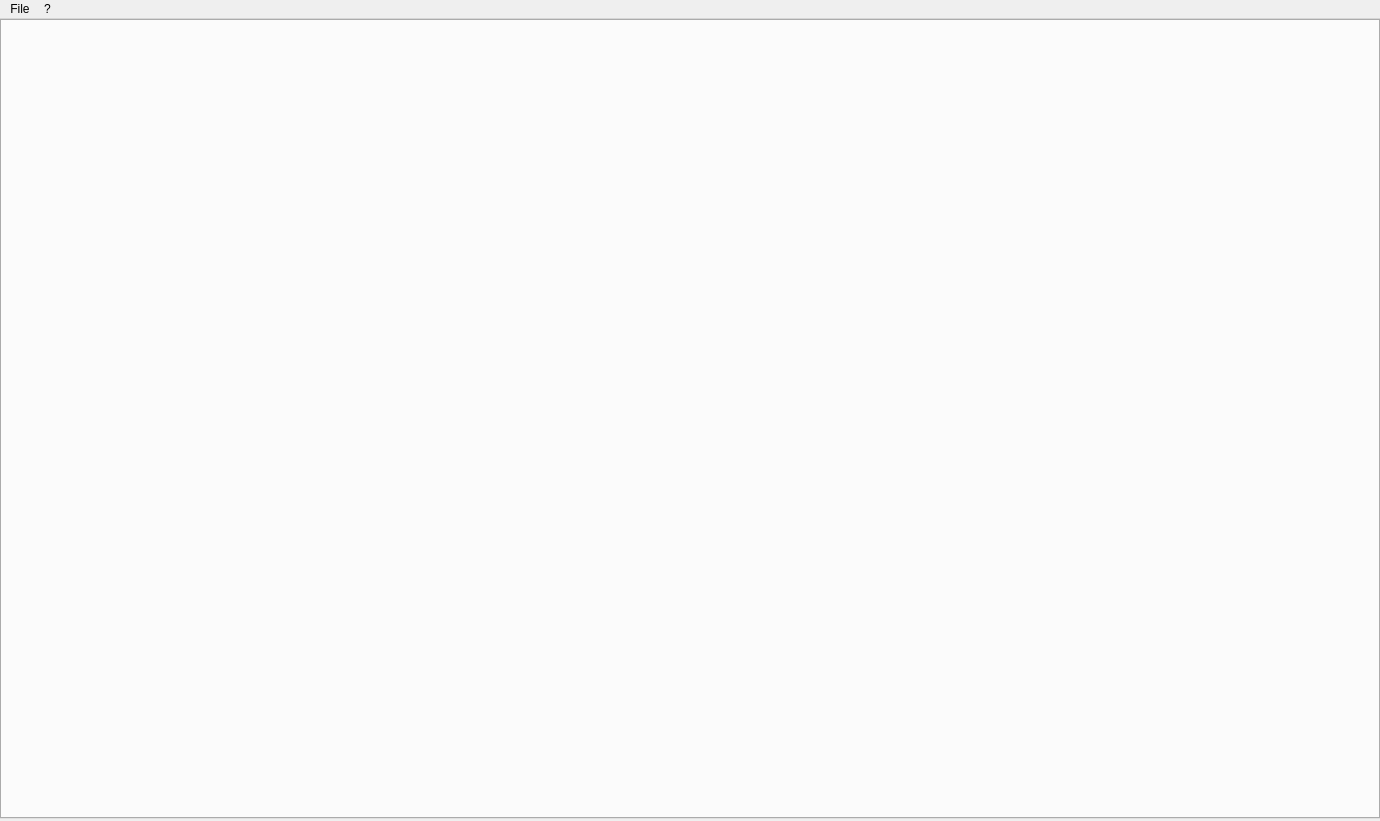
<?xml version="1.0" encoding="UTF-8"?>
<ui version="4.0">
 <class>Upa_UniversalPpsAnalyzer</class>
 <widget class="QMainWindow" name="Upa_UniversalPpsAnalyzer">
  <property name="geometry">
   <rect>
    <x>0</x>
    <y>0</y>
    <width>1380</width>
    <height>821</height>
   </rect>
  </property>
  <property name="sizePolicy">
   <sizepolicy hsizetype="Preferred" vsizetype="Preferred">
    <horstretch>0</horstretch>
    <verstretch>0</verstretch>
   </sizepolicy>
  </property>
  <property name="minimumSize">
   <size>
    <width>800</width>
    <height>480</height>
   </size>
  </property>
  <property name="windowTitle">
   <string>NetTimeLogic GmbH - Universal Pps Analyzer</string>
  </property>
  <widget class="QWidget" name="Upa_MainWindow">
   <widget class="QTabWidget" name="Upa_MainTab">
    <property name="geometry">
     <rect>
      <x>0</x>
      <y>0</y>
      <width>1380</width>
      <height>800</height>
     </rect>
    </property>
    <property name="autoFillBackground">
     <bool>true</bool>
    </property>
    <property name="currentIndex">
     <number>-1</number>
    </property>
    <property name="elideMode">
     <enum>Qt::ElideRight</enum>
    </property>
   </widget>
  </widget>
  <widget class="QMenuBar" name="Upa_MainMenu">
   <property name="geometry">
    <rect>
     <x>0</x>
     <y>0</y>
     <width>1380</width>
     <height>21</height>
    </rect>
   </property>
   <widget class="QMenu" name="Upa_FileMenu">
    <property name="title">
     <string>File</string>
    </property>
    <addaction name="Upa_Exit"/>
   </widget>
   <widget class="QMenu" name="Upa_HelpMenu">
    <property name="title">
     <string>?</string>
    </property>
    <addaction name="Upa_About"/>
   </widget>
   <addaction name="Upa_FileMenu"/>
   <addaction name="Upa_HelpMenu"/>
  </widget>
  <action name="Upa_Exit">
   <property name="text">
    <string>Exit</string>
   </property>
  </action>
  <action name="Upa_About">
   <property name="text">
    <string>About</string>
   </property>
  </action>
 </widget>
 <layoutdefault spacing="6" margin="11"/>
 <resources/>
 <connections/>
</ui>
